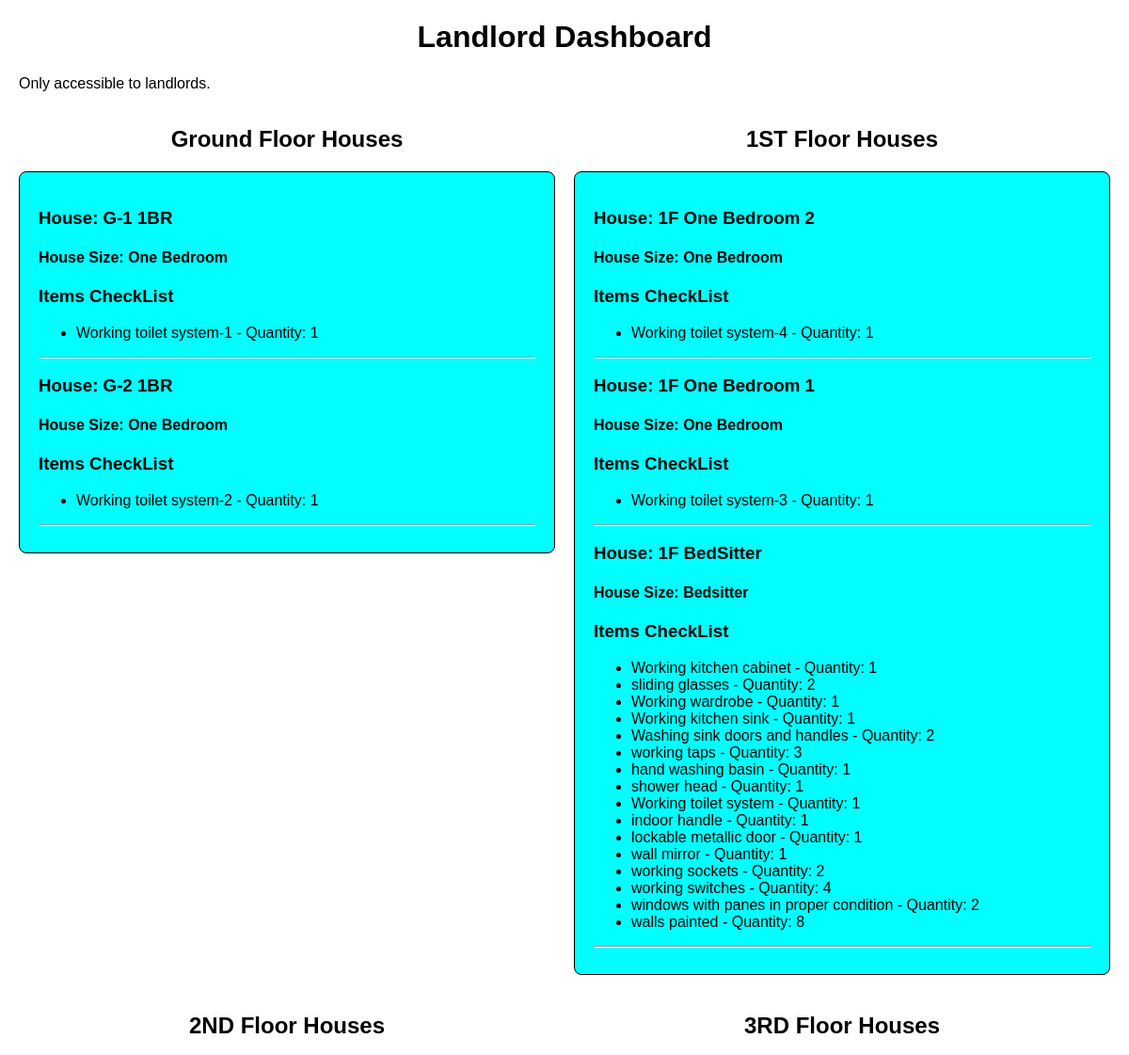
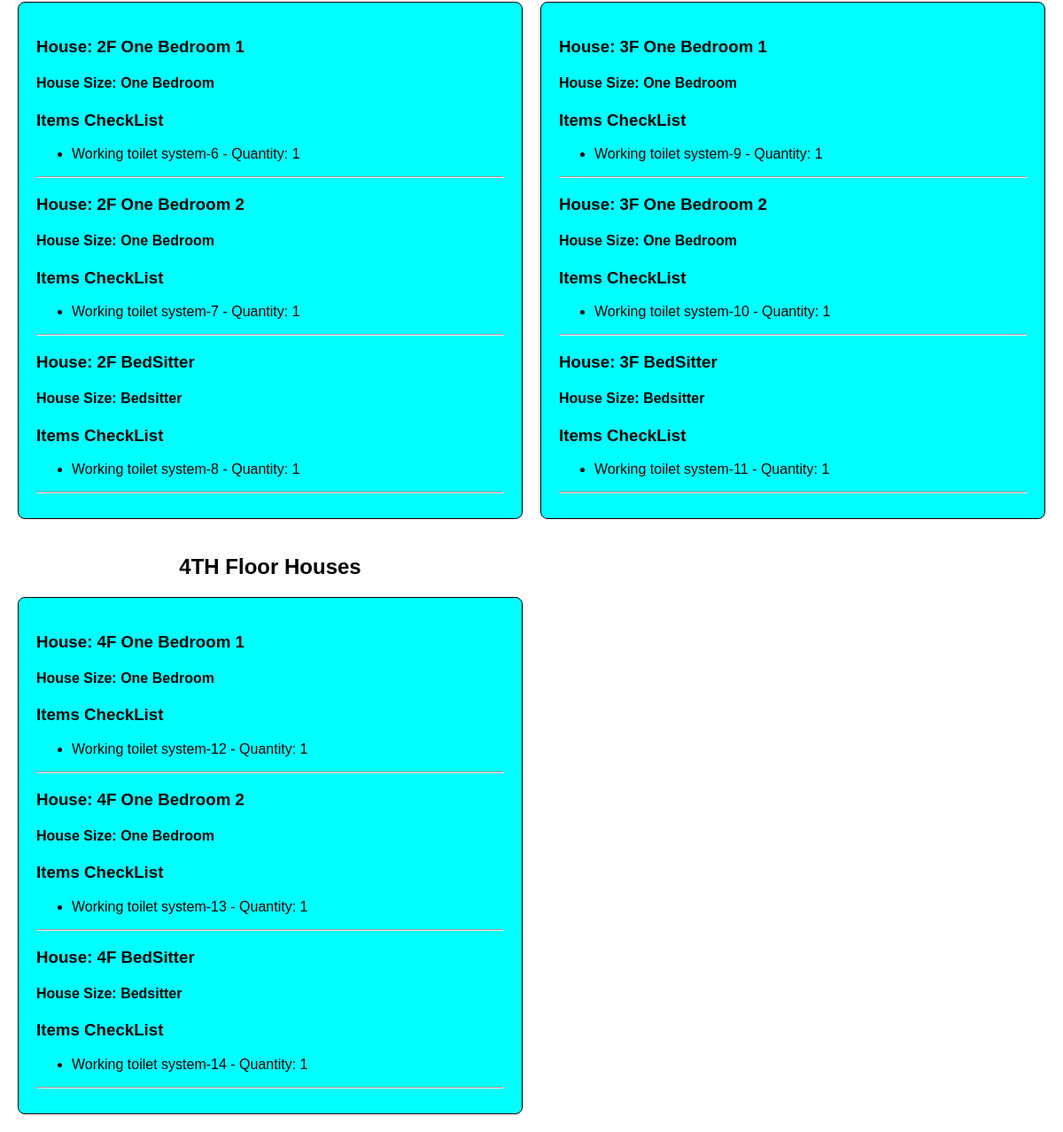
The app's page /landlord/ (signed in) with its own data (2 pictures, top to bottom).
### gaapp/models.py (models this page shows, shortened)
class House(models.Model):
    name = models.CharField(max_length=100)
    house_type = models.CharField(max_length=100, null=True, blank=True)
    is_available = models.BooleanField(default=True)
    apartment = models.ForeignKey(Apartment, on_delete=models.CASCADE, related_name='houses')

class Item(models.Model):
    name = models.CharField(max_length=100)
    quantity = models.PositiveIntegerField()
    house = models.ForeignKey(House, on_delete=models.CASCADE, related_name='items')

### gaapp/views.py (the view)
# urls.py: path('landlord/', views.landlord_view, name='landlord_view'),
@role_required('landlord')
def landlord_view(request):
    houses = House.objects.all()
    items_for_house_1 = []
    items_for_house_2 = []
    items_for_house_3 = []
    items_for_house_4 = []
    items_for_house_5 = []
    if len(houses) > 0:
        house_1 = houses[0]
        items_for_house_1 = house_1.items.all()
    if len(houses) > 1:
        house_2 = houses[1]
        items_for_house_2 = house_2.items.all()
    if len(houses) > 2:
        house_3 = houses[2]
        items_for_house_3 = house_3.items.all()
    if len(houses) > 3:
        house_4 = houses[3]
        items_for_house_4 = house_4.items.all()
    if len(houses) > 4:
        house_5 = houses[4]
        items_for_house_5 = house_5.items.all()
    if len(houses) > 5:
        house_6 = houses[5]
        items_for_house_6 = house_6.items.all()
    if len(houses) > 6:
        house_7 = houses[6]
        items_for_house_7 = house_7.items.all()
    if len(houses) > 7:
        house_8 = houses[7]
        items_for_house_8 = house_8.items.all()
    if len(houses) > 8:
        house_9 = houses[8]
        items_for_house_9 = house_9.items.all()
    if len(houses) > 9:
        house_10 = houses[9]
        items_for_house_10 = house_10.items.all()
    if len(houses) > 10:
        house_11 = houses[10]
        items_for_house_11 = house_11.items.all()
    if len(houses) > 11:
        house_12 = houses[11]
        items_for_house_12 = house_12.items.all()
    if len(houses) > 12:
        house_13 = houses[12]
        items_for_house_13 = house_13.items.all()
    if len(houses) > 13:
        house_14 = houses[13]
        items_for_house_14 = house_14.items.all()
    return render(request, 'gaapp/landlord.html', {'houses': houses, 'items_for_house_1': items_for_house_1, 'items_for_house_2': items_for_house_2, 'items_for_house_3': items_for_house_3, 'items_for_house_4': items_for_house_4, 'items_for_house_5': items_for_house_5, 'items_for_house_6': items_for_house_6, 'items_for_house_7': items_for_house_7, 'items_for_house_8': items_for_house_8, 'items_for_house_9': items_for_house_9, 'items_for_house_10': items_for_house_10, 'items_for_house_11': items_for_house_11, 'items_for_house_12': items_for_house_12, 'items_for_house_13': items_for_house_13, 'items_for_house_14': items_for_house_14})

### gaapp/templates/gaapp/landlord.html (shortened to what this page needs)
{% load static %}
<!DOCTYPE html>
<html lang="en">
<head>
</head>
<body>
    <h1>Landlord Dashboard</h1>
    <p>Only accessible to landlords.</p>
    <div class="grid-container">
        <section>
            <h2>Ground Floor Houses</h2>
            <div class="rectangle">
                {% for house in houses|slice:":2" %}
                <h3>House: {{ house.name }}</h3>
                <h4>House Size: {{ house.house_type }}</h4>
                <div>
                    <h3>Items CheckList</h3>
                    <ul>
                        {% if forloop.counter0 == 0 %}
                            {% for item in items_for_house_1 %}
                            <li>{{ item.name }} - Quantity: {{ item.quantity }}</li>
                            {% endfor %}
                        {% elif forloop.counter0 == 1 %}
                            {% for item in items_for_house_2 %}
                            <li>{{ item.name }} - Quantity: {{ item.quantity }}</li>
                            {% endfor %}
                        {% endif %}
                    </ul>
                </div>
                <hr>
                {% endfor %}
            </div>
        </section>
        <section>
            <h2>1ST Floor Houses</h2>
            <div class="rectangle">
                {% for house in houses|slice:"2:5" %}
                <h3>House: {{ house.name }}</h3>
                <h4>House Size: {{ house.house_type }}</h4>
                <div>
                    <h3>Items CheckList</h3>
                    <ul>
                        {% if forloop.counter0 == 0 %}
                            {% for item in items_for_house_3 %}
                            <li>{{ item.name }} - Quantity: {{ item.quantity }}</li>
                            {% endfor %}
                        {% elif forloop.counter0 == 1 %}
                            {% for item in items_for_house_4 %}
                            <li>{{ item.name }} - Quantity: {{ item.quantity }}</li>
                            {% endfor %}
                        {% elif forloop.counter0 == 2 %}
                            {% for item in items_for_house_5 %}
                            <li>{{ item.name }} - Quantity: {{ item.quantity }}</li>
                            {% endfor %}
                        {% endif %}
                    </ul>
                </div>
                <hr>
                {% endfor %}
            </div>
        </section>
        <section>
            <h2>2ND Floor Houses</h2>
            <div class="rectangle">
                {% for house in houses|slice:"5:8" %}
                <h3>House: {{ house.name }}</h3>
                <h4>House Size: {{ house.house_type }}</h4><div>
                    <h3>Items CheckList</h3>
                    <ul>
                        {% if forloop.counter0 == 0 %}
                            {% for item in items_for_house_6 %}
                            <li>{{ item.name }} - Quantity: {{ item.quantity }}</li>
                            {% endfor %}
                        {% elif forloop.counter0 == 1 %}
                            {% for item in items_for_house_7 %}
                            <li>{{ item.name }} - Quantity: {{ item.quantity }}</li>
                            {% endfor %}
                        {% elif forloop.counter0 == 2 %}
                            {% for item in items_for_house_8 %}
                            <li>{{ item.name }} - Quantity: {{ item.quantity }}</li>
                            {% endfor %}
                        {% endif %}
                    </ul>
                </div>
                <hr>
                {% endfor %}
            </div>
        </section>
        <section>
            <h2>3RD Floor Houses</h2>
            <div class="rectangle">
                {% for house in houses|slice:"8:11" %}
                <h3>House: {{ house.name }}</h3>
                <h4>House Size: {{ house.house_type }}</h4>
                <div>
                    <h3>Items CheckList</h3>
                    <ul>
                        {% if forloop.counter0 == 0 %}
                            {% for item in items_for_house_9 %}
                            <li>{{ item.name }} - Quantity: {{ item.quantity }}</li>
                            {% endfor %}
                        {% elif forloop.counter0 == 1 %}
                            {% for item in items_for_house_10 %}
                            <li>{{ item.name }} - Quantity: {{ item.quantity }}</li>
                            {% endfor %}
                        {% elif forloop.counter0 == 2 %}
                            {% for item in items_for_house_11 %}
                            <li>{{ item.name }} - Quantity: {{ item.quantity }}</li>
                            {% endfor %}
                        {% endif %}
                    </ul>
                </div>
                <hr>
                {% endfor %}
            </div>
        </section>
        <section>
            <h2>4TH Floor Houses</h2>
            <div class="rectangle">
                {% for house in houses|slice:"11:14" %}
                <h3>House: {{ house.name }}</h3>
                <h4>House Size: {{ house.house_type }}</h4><div>
                    <h3>Items CheckList</h3>
                    <ul>
                        {% if forloop.counter0 == 0 %}
                            {% for item in items_for_house_12 %}
                            <li>{{ item.name }} - Quantity: {{ item.quantity }}</li>
                            {% endfor %}
                        {% elif forloop.counter0 == 1 %}
                            {% for item in items_for_house_13 %}
                            <li>{{ item.name }} - Quantity: {{ item.quantity }}</li>
                            {% endfor %}
                        {% elif forloop.counter0 == 2 %}
                            {% for item in items_for_house_14 %}
                            <li>{{ item.name }} - Quantity: {{ item.quantity }}</li>
                            {% endfor %}
                        {% endif %}
                    </ul>
                </div>
                <hr>
                {% endfor %}
            </div>
        </section>
    </div>
</body>
</html>

### gaapp/templates/gaapp/landlord.html (style rules this page uses)
body { font-family: Arial, sans-serif; margin: 20px; }
h1 { text-align: center; }
.grid-container { display: grid; grid-template-columns: repeat(2, 1fr); gap: 20px; align-items: start; }
.rectangle { background-color: cyan; padding: 20px; box-sizing: border-box; border: 1px solid #000; border-radius: 8px; }
h2 { text-align: center; }

### records on screen
House: name "G-1 1BR", house_type "One Bedroom"
Item: name "Working toilet system-1", quantity "1"
House: name "G-2 1BR", house_type "One Bedroom"
Item: name "Working toilet system-2", quantity "1"
House: name "1F One Bedroom 2", house_type "One Bedroom"
Item: name "Working toilet system-4", quantity "1"
House: name "1F One Bedroom 1", house_type "One Bedroom"
Item: name "Working toilet system-3", quantity "1"
House: name "1F BedSitter", house_type "Bedsitter"
Item: name "Working kitchen cabinet", quantity "1"
Item: name "sliding glasses", quantity "2"
Item: name "Working wardrobe", quantity "1"
Item: name "Working kitchen sink", quantity "1"
Item: name "Washing sink doors and handles", quantity "2"
Item: name "working taps", quantity "3"
Item: name "hand washing basin", quantity "1"
Item: name "shower head", quantity "1"
Item: name "Working toilet system", quantity "1"
Item: name "indoor handle", quantity "1"
Item: name "lockable metallic door", quantity "1"
Item: name "wall mirror", quantity "1"
Item: name "working sockets", quantity "2"
Item: name "working switches", quantity "4"
Item: name "windows with panes in proper condition", quantity "2"
Item: name "walls painted", quantity "8"
House: name "2F One Bedroom 1", house_type "One Bedroom"
Item: name "Working toilet system-6", quantity "1"
House: name "2F One Bedroom 2", house_type "One Bedroom"
Item: name "Working toilet system-7", quantity "1"
House: name "2F BedSitter", house_type "Bedsitter"
Item: name "Working toilet system-8", quantity "1"
House: name "3F One Bedroom 1", house_type "One Bedroom"
Item: name "Working toilet system-9", quantity "1"
House: name "3F One Bedroom 2", house_type "One Bedroom"
Item: name "Working toilet system-10", quantity "1"
House: name "3F BedSitter", house_type "Bedsitter"
Item: name "Working toilet system-11", quantity "1"
House: name "4F One Bedroom 1", house_type "One Bedroom"
Item: name "Working toilet system-12", quantity "1"
House: name "4F One Bedroom 2", house_type "One Bedroom"
Item: name "Working toilet system-13", quantity "1"
House: name "4F BedSitter", house_type "Bedsitter"
Item: name "Working toilet system-14", quantity "1"
